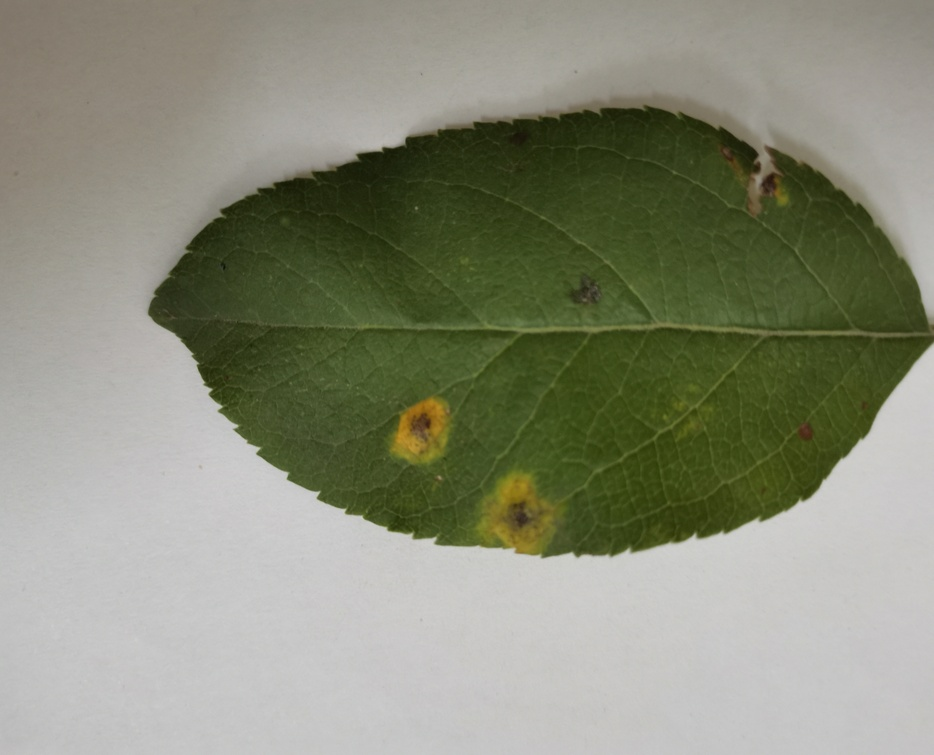
#> input picture AppleDiseaseLeaves/1.jpg, 934 x 755 px, shrunk from 1899 x 1536 before the run
$ python DFT.py
#> lines starting #> are read from the running program, lines starting #| are printed output that depends on the picture
import cv2
import numpy as np
import matplotlib.pyplot as plt


# ideal lowpass filter
# [24 lines left out: function lowPassFilter, not called in this run]


# gaussian lowpass filter
def GaussianLowFilter(image, d):
    f = np.fft.fft2(image)
    fshift = np.fft.fftshift(f)

    def make_transform_matrix(d):
        transfor_matrix = np.zeros(image.shape)
        center_point = tuple(map(lambda x: (x - 1) / 2, image.shape))
        for i in range(transfor_matrix.shape[0]):
            for j in range(transfor_matrix.shape[1]):
                def cal_distance(pa, pb):
                    from math import sqrt
                    dis = sqrt((pa[0] - pb[0]) ** 2 + (pa[1] - pb[1]) ** 2)
                    return dis

                dis = cal_distance(center_point, (i, j))
                transfor_matrix[i, j] = np.exp(-(dis ** 2) / (2 * (d ** 2)))
        return transfor_matrix

    d_matrix = make_transform_matrix(d)
    new_img = np.abs(np.fft.ifft2(np.fft.ifftshift(fshift * d_matrix)))
    return new_img


# ideal highpass filter
# [24 lines left out: function highPassFilter, not called in this run]


# gaussian highpass
def GaussianHighFilter(image, d):
    f = np.fft.fft2(image)
    fshift = np.fft.fftshift(f)

    def make_transform_matrix(d):
        transfor_matrix = np.zeros(image.shape)
        center_point = tuple(map(lambda x: (x - 1) / 2, image.shape))
        for i in range(transfor_matrix.shape[0]):
            for j in range(transfor_matrix.shape[1]):
                def cal_distance(pa, pb):
                    from math import sqrt
                    dis = sqrt((pa[0] - pb[0]) ** 2 + (pa[1] - pb[1]) ** 2)
                    return dis

                dis = cal_distance(center_point, (i, j))
                transfor_matrix[i, j] = 1 - np.exp(-(dis ** 2) / (2 * (d ** 2)))
        return transfor_matrix

    d_matrix = make_transform_matrix(d)
    new_img = np.abs(np.fft.ifft2(np.fft.ifftshift(fshift * d_matrix)))
    return new_img
if __name__ == "__main__":
    import os

    if not os.path.exists('DFT'):
        os.makedirs('DFT')

    img_man = cv2.imread('AppleDiseaseLeaves/1.jpg', 0)  # 直接读为灰度图像
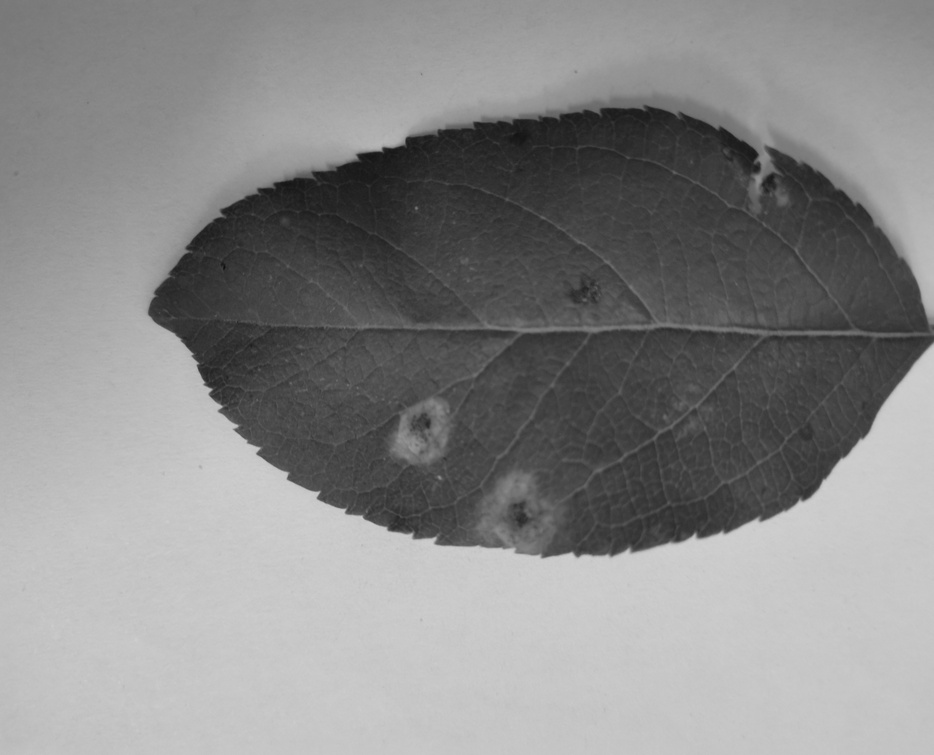
#> img_man: shape (755, 934); min 12, max 209, mean 137
    plt.subplot(221)
    plt.imshow(img_man, 'gray')
    plt.title('origial')
    plt.xticks([])
    plt.yticks([])

    out = GaussianLowFilter(img_man, 100)
    cv2.imwrite('DFT/GaussianLowFilter.jpg', out)
    plt.subplot(222)
    plt.imshow(out, 'gray')
    plt.title('Lowpass')
    plt.xticks([])
    plt.yticks([])

    plt.subplot(223)
    plt.imshow(img_man, 'gray')
    plt.title('origial')
    plt.xticks([])
    plt.yticks([])

    out = GaussianHighFilter(img_man, 80)
#> in GaussianHighFilter, `new_img = np.abs(np.fft.ifft2(np.fft.ifftshift(fshift * d_matrix)))`:
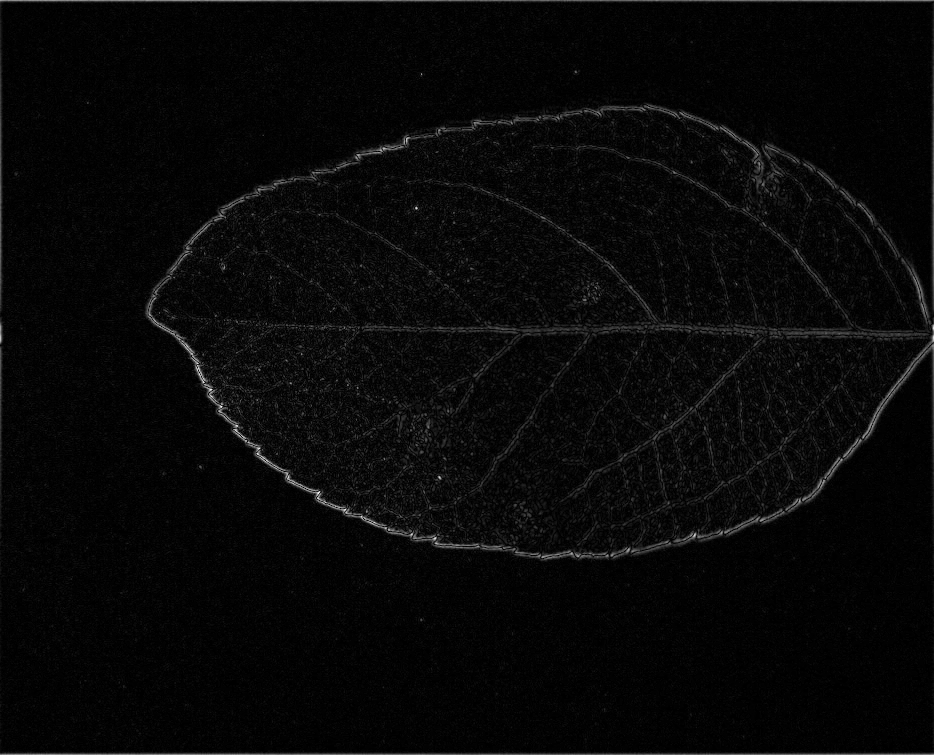
#> new_img: shape (755, 934) float64; min 4.12e-05, max 47.46, mean 1.6; drawn with min black and max white
    cv2.imwrite('DFT/GaussianHighFilter.jpg', out)
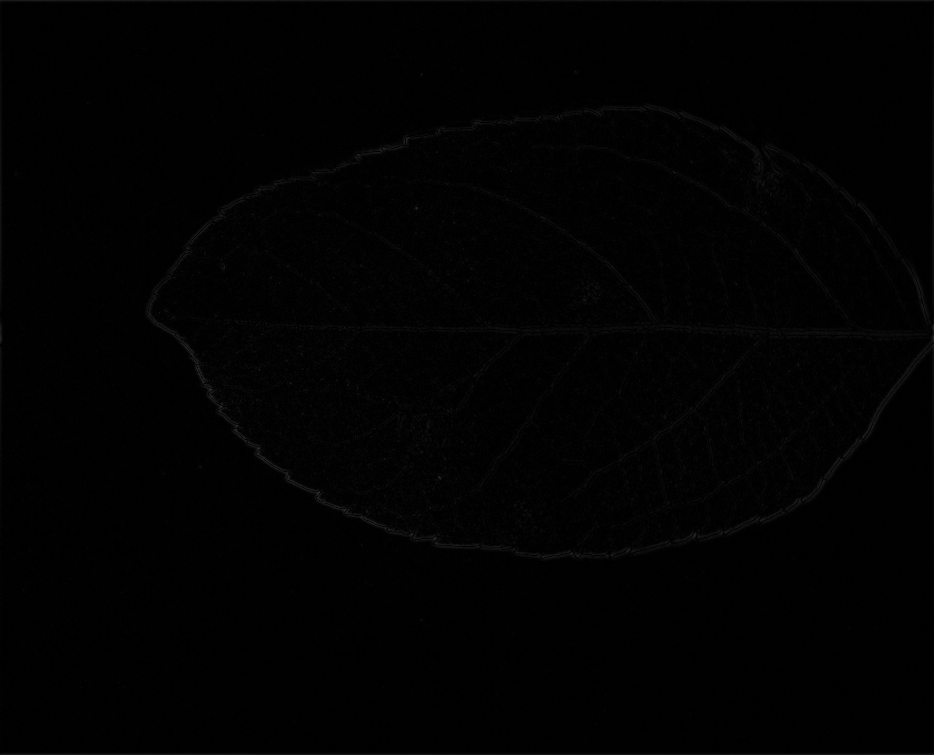
#> saved as GaussianHighFilter.jpg: shape (755, 934); min 0, max 47, mean 1.5
    plt.subplot(224)
    plt.imshow(out, 'gray')
    plt.title('Highpass')
    plt.xticks([])
    plt.yticks([])
    plt.tight_layout()
    plt.show()
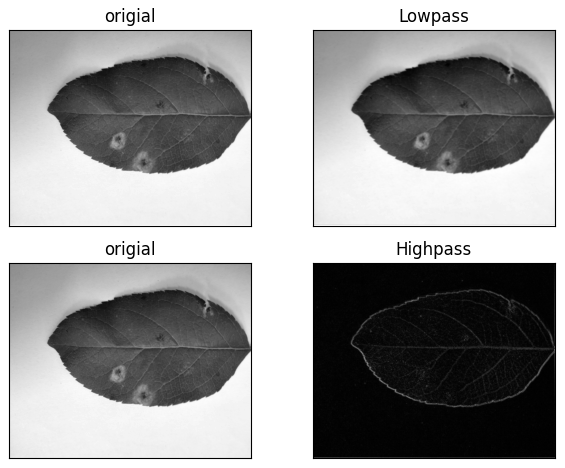
#> figure drawn by matplotlib, 4 panels

    # [7 lines of commented-out code are left out]

$ run again, with AppleDiseaseLeaves/10.jpg copied over AppleDiseaseLeaves/1.jpg
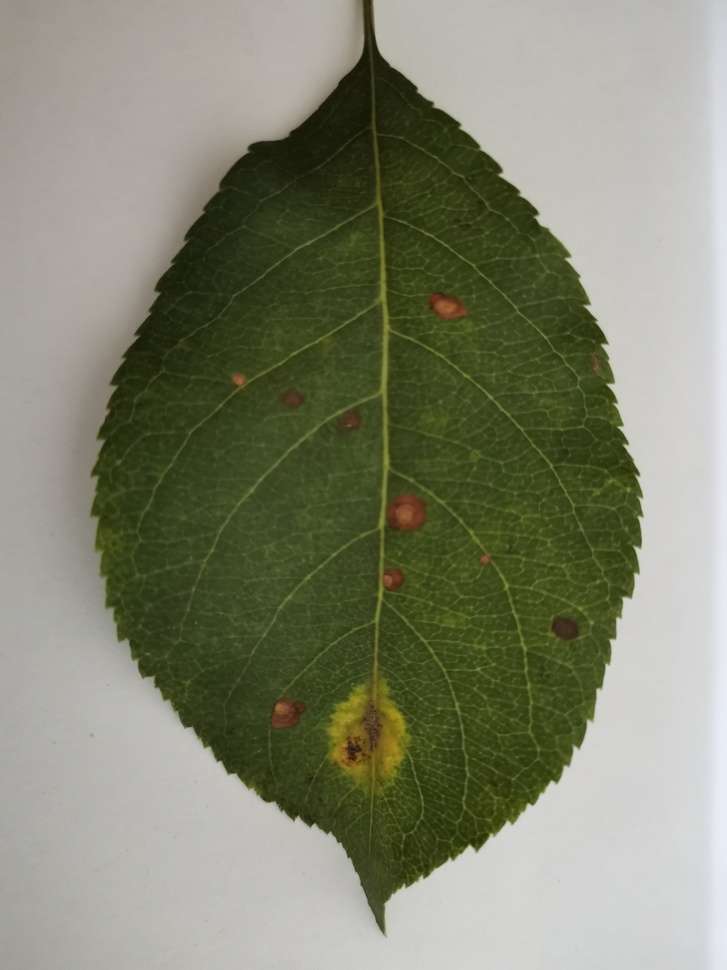
#> input picture AppleDiseaseLeaves/10.jpg, 727 x 970 px, shrunk from 3000 x 4000 before the run
#> in GaussianHighFilter, `new_img = np.abs(np.fft.ifft2(np.fft.ifftshift(fshift * d_matrix)))`:
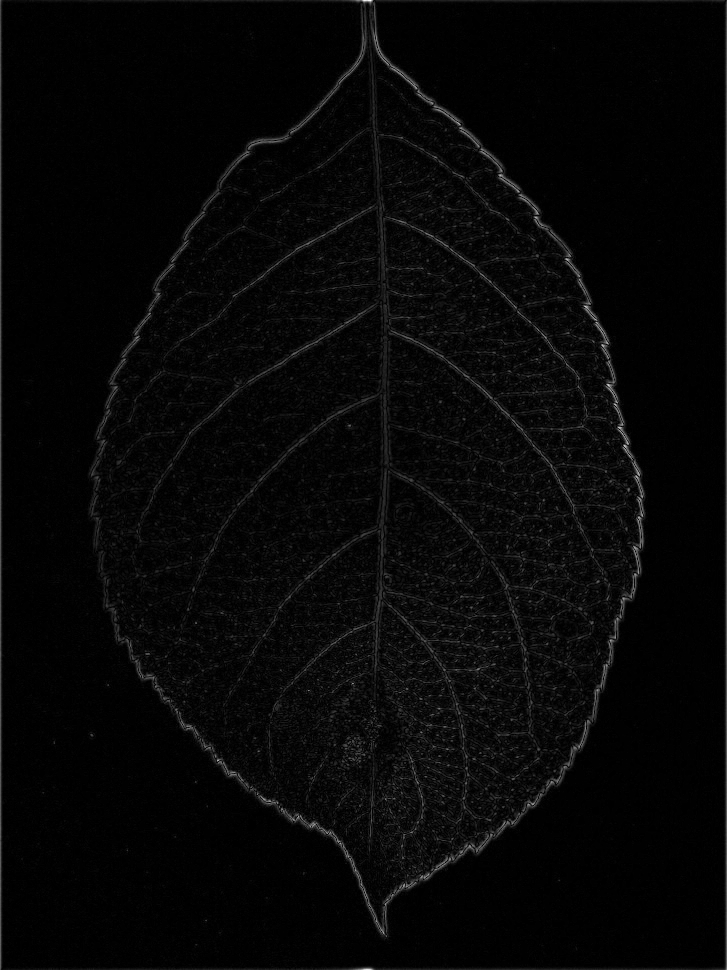
#> new_img: shape (970, 727) float64; min 6.42e-05, max 72.72, mean 2.1; drawn with min black and max white
#> `plt.show()`:
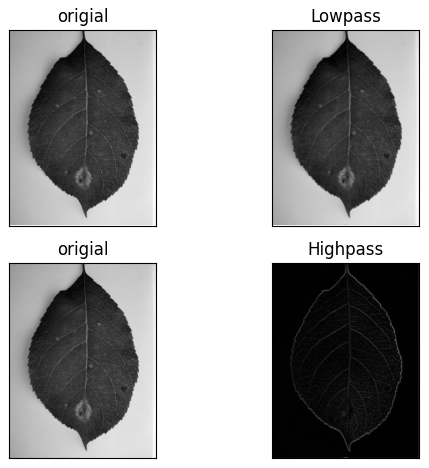
#> figure drawn by matplotlib, 4 panels

$ run again, with AppleDiseaseLeaves/2.jpg copied over AppleDiseaseLeaves/1.jpg
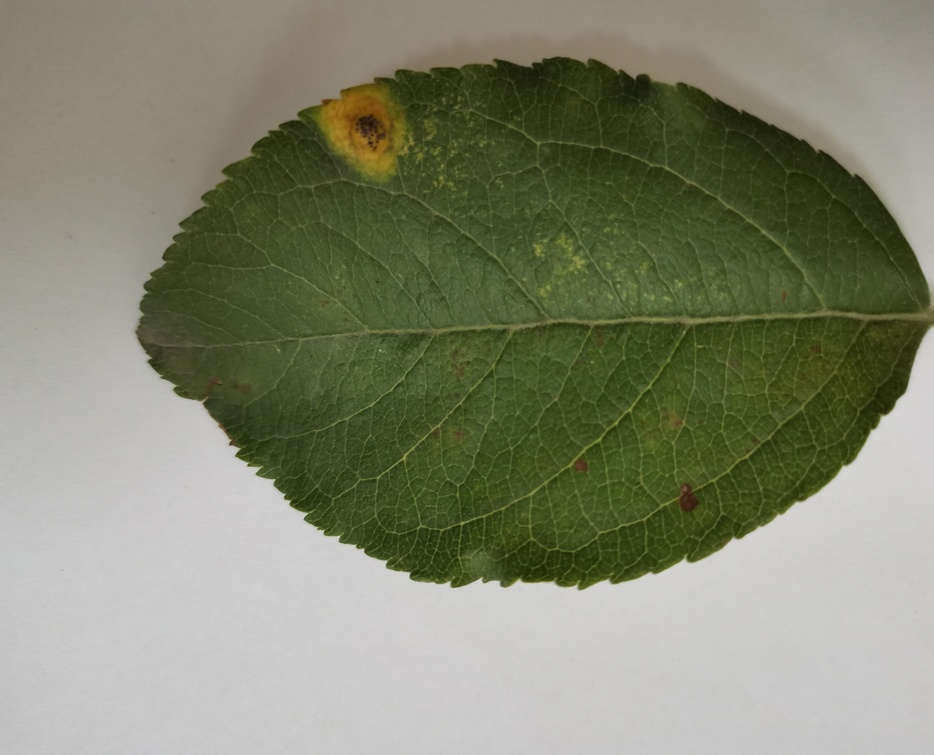
#> input picture AppleDiseaseLeaves/2.jpg, 934 x 755 px, shrunk from 1899 x 1536 before the run
#> in GaussianHighFilter, `new_img = np.abs(np.fft.ifft2(np.fft.ifftshift(fshift * d_matrix)))`:
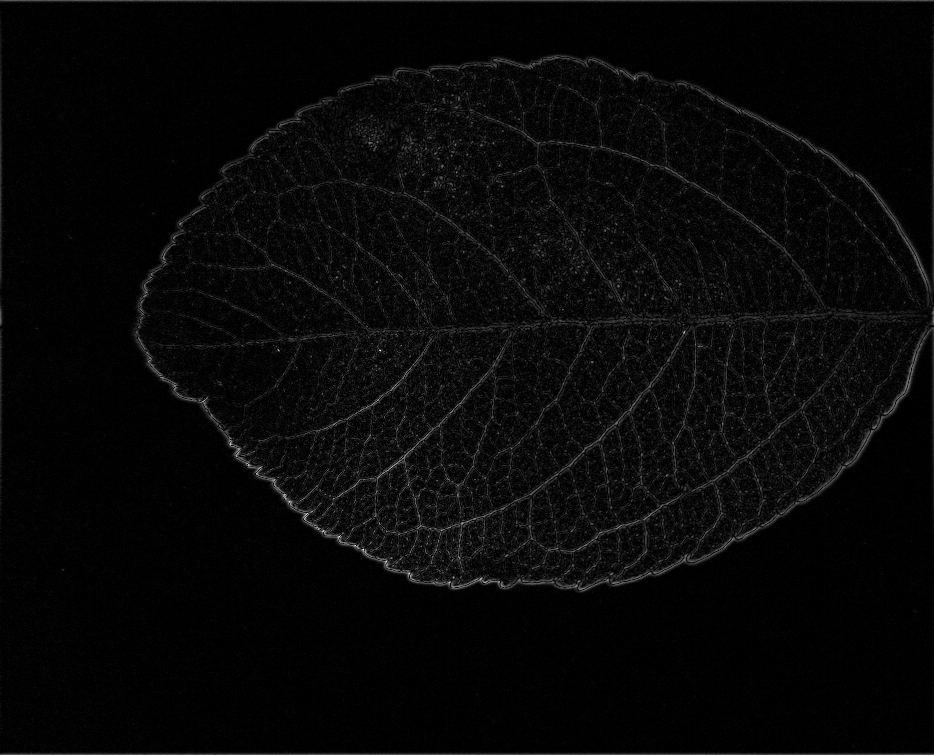
#> new_img: shape (755, 934) float64; min 4.52e-05, max 75.39, mean 2.5; drawn with min black and max white
#> `plt.show()`:
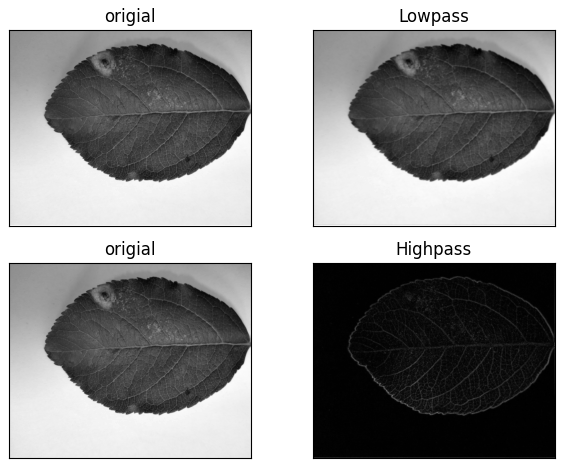
#> figure drawn by matplotlib, 4 panels

$ run again, with AppleDiseaseLeaves/3.jpg copied over AppleDiseaseLeaves/1.jpg
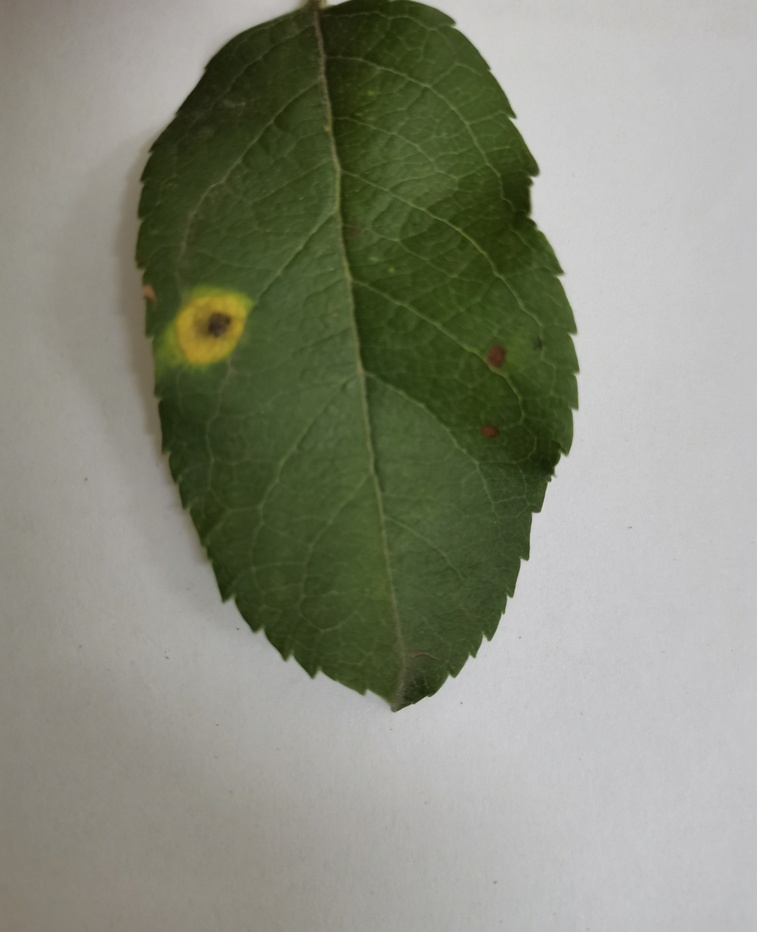
#> input picture AppleDiseaseLeaves/3.jpg, 757 x 932 px, shrunk from 1536 x 1891 before the run
#> in GaussianHighFilter, `new_img = np.abs(np.fft.ifft2(np.fft.ifftshift(fshift * d_matrix)))`:
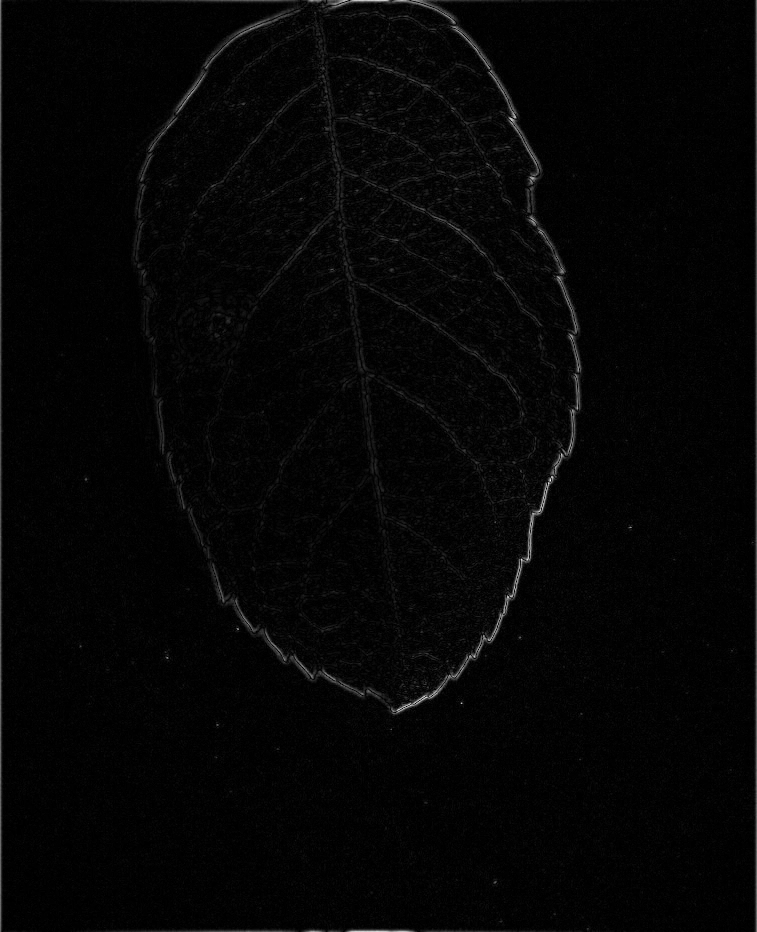
#> new_img: shape (932, 757) float64; min 5.18e-05, max 60.14, mean 1.3; drawn with min black and max white
#> `plt.show()`:
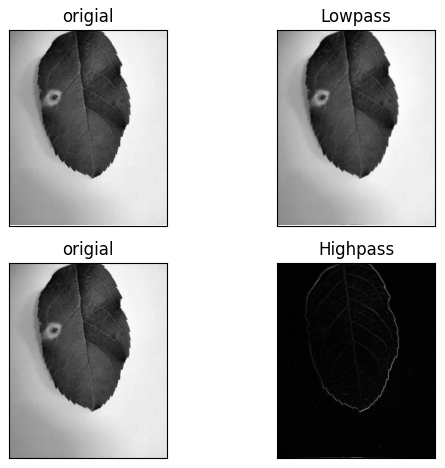
#> figure drawn by matplotlib, 4 panels
